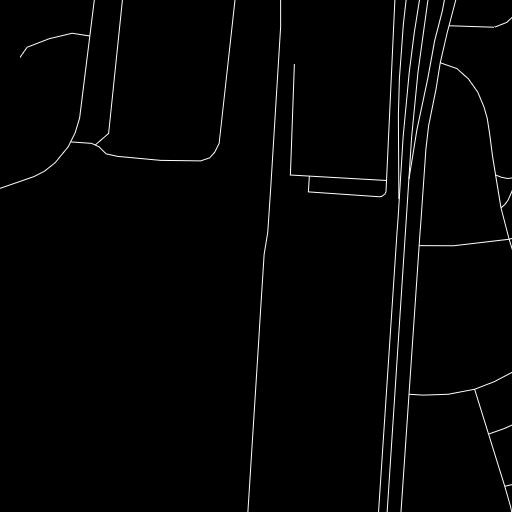
#> input picture roads/7779_12540.jpg, 512 x 512 px
$ python -i tile_processor.py   (imports and definitions only)
#> lines starting #> are read from the running program, lines starting #| are printed output that depends on the picture
#> further down, picture is the input picture: shape (512, 512, 3); min 0, max 253, mean 4.3
import os
import cv2
import numpy as np
import uuid as uuid_lib
from skimage.morphology import skeletonize
from skimage.measure import label
from scipy.ndimage import center_of_mass

class Node:
	# [5 lines left out: function __init__, not called in this run]

	def __repr__(self):
		return 'Node {}:\n\t{}\n'.format(self.id[-5:], [x[-5:] for x in self.connected])

class Graph:
	def __init__(self, tile_id=None, pos_offset=None, filename=None, boundary_graph=None, boundaries=None):
		self.boundary_graph = {}
		self.boundaries = {'north':[], 'south':[], 'east':[], 'west':[]}
		self.node_image = None
		self.pos_offset = pos_offset

		if filename != None:
			# Load and binarize image
			original = cv2.imread(filename, cv2.IMREAD_GRAYSCALE)
			_, original = cv2.threshold(original, 30, 1, cv2.THRESH_BINARY)
			# Retrieve intersections and endpoints
			nodes = self.get_nodes(original)
			# Generate graphs from node information
			self.generate_boundary_graph(nodes, original, tile_id)
		else:
			if boundary_graph:
				self.boundary_graph = boundary_graph
			if boundaries:
				self.boundaries = boundaries

	def isolate_nodes(self, skeleton):
		skeleton[skeleton > 0] = 1
		skeleton = skeleton.astype(np.uint8)

		# Set every pixel to be 10 + number of neighbors
		kernel = np.uint8([[1, 1, 1], [1, 10, 1], [1, 1, 1]])
		filtered = cv2.filter2D(skeleton, -1, kernel, borderType=cv2.BORDER_CONSTANT)

		# Remove pixels in the middle of a line (have 2 neighbors)
		out = np.zeros(skeleton.shape, dtype=np.uint8)
		out[ (filtered == 11) | (filtered > 12) ] = 1

		return out

	def get_nodes(self, img):
		# Reduce thickness of lines to 1 pixel
		skeleton = skeletonize(img)
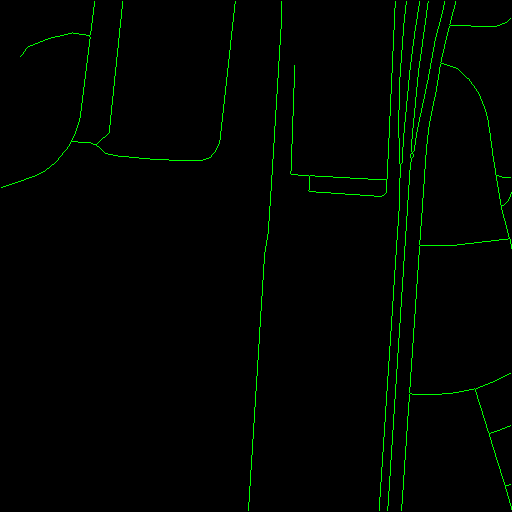
#> skeleton: shape (512, 512, 3) bool; mean B, G, R 0, 0.016, 0
		# Retrieve image of only endpoints and intersections
		raw_nodes = self.isolate_nodes(skeleton)
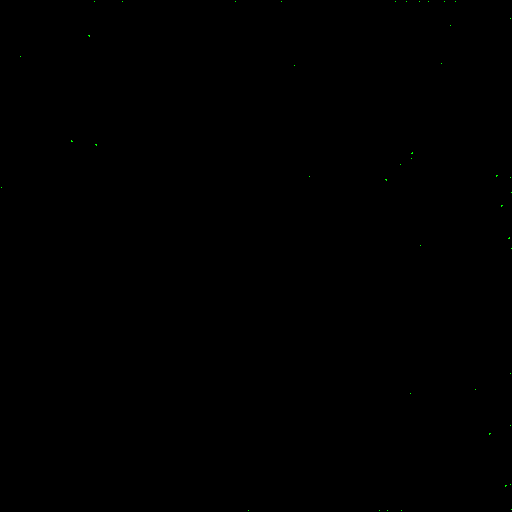
#> raw_nodes: shape (512, 512, 3); mean B, G, R 0, 0.00024, 0; drawn with 1 as white
		# Get the top left corner of every node cluster
		labeled_nodes, node_count = label(raw_nodes, return_num=True)
#> node_count = 43
		nodes = [
			tuple(np.argwhere(labeled_nodes == val)[0])
			for val in range(1, node_count + 1)
		]
#> nodes = 43 items, first 6: (1, 94, 1), (1, 122, 1), (1, 235, 1), (1, 281, 1), (1, 395, 1), (1, 406, 1)
		return nodes

	# [50 lines left out: functions generate_boundary_graph, __repr__, not called in this run]

>>> import cv2
>>> picture = cv2.imread('roads/7779_12540.jpg')
>>> result = Graph().get_nodes(picture)
#> result has the same summary as nodes in get_nodes

$ run again, on roads/7780_12534.jpg
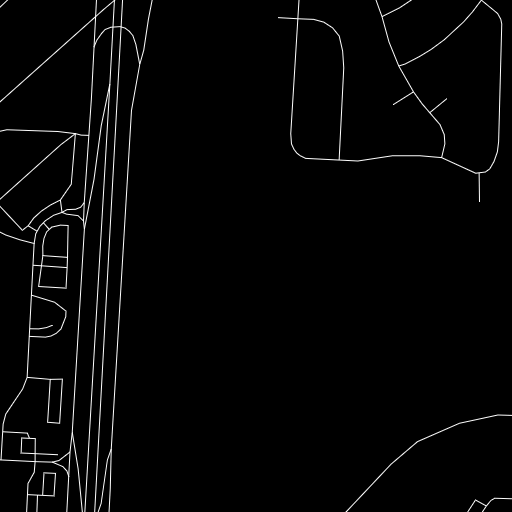
#> input picture roads/7780_12534.jpg, 512 x 512 px
#> picture is the input picture: shape (512, 512, 3); min 0, max 253, mean 5.4
#> in get_nodes, `skeleton = skeletonize(img)`:
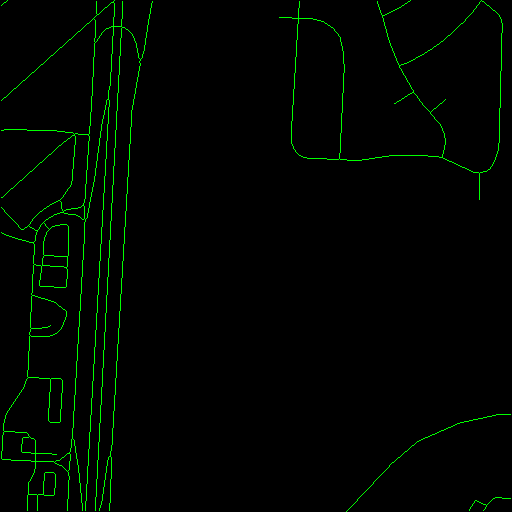
#> skeleton: shape (512, 512, 3) bool; mean B, G, R 0, 0.0195, 0
#> node_count = 82
#> nodes = 82 items, first 6: (0, 7, 1), (0, 114, 1), (0, 410, 1), (1, 96, 1), (1, 122, 1), (1, 152, 1)
#> result has the same summary as nodes in get_nodes

$ run again, on roads/7780_12542.jpg
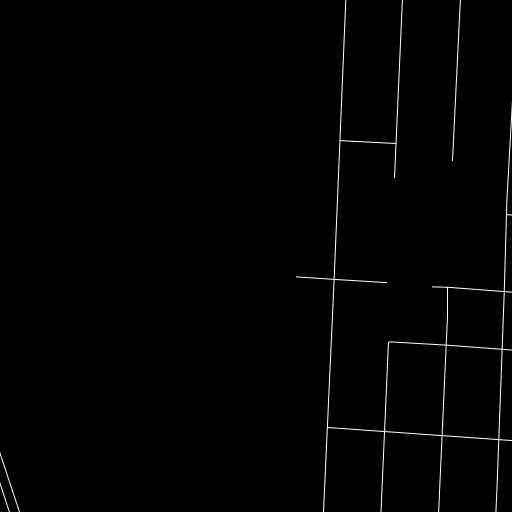
#> input picture roads/7780_12542.jpg, 512 x 512 px
#> picture is the input picture: shape (512, 512, 3); min 0, max 254, mean 2.2
#> in get_nodes, `skeleton = skeletonize(img)`:
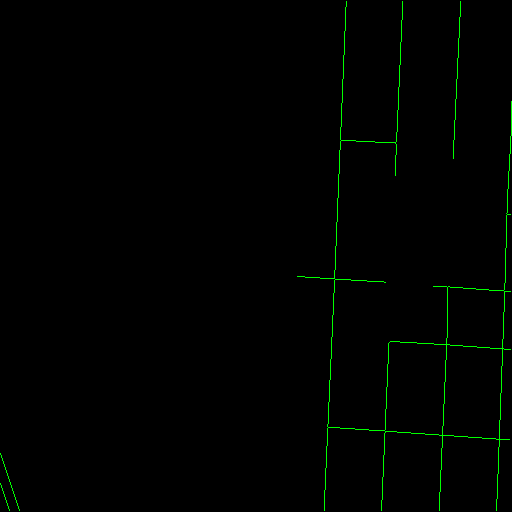
#> skeleton: shape (512, 512, 3) bool; mean B, G, R 0, 0.00857, 0
#> node_count = 33
#> nodes = 33 items, first 6: (1, 346, 1), (1, 402, 1), (1, 460, 1), (101, 511, 1), (140, 341, 1), (142, 394, 1)
#> result has the same summary as nodes in get_nodes

$ run again, on roads/7781_12531.jpg
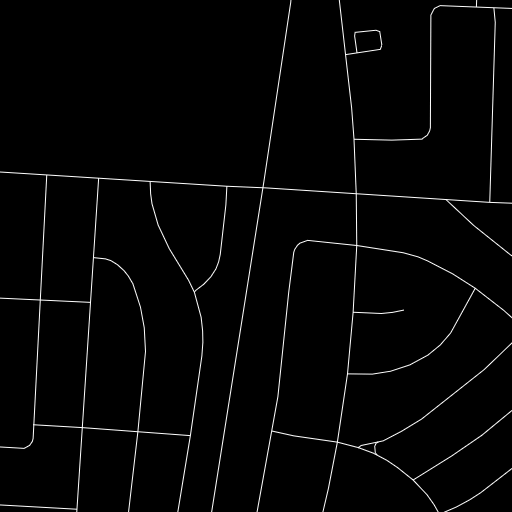
#> input picture roads/7781_12531.jpg, 512 x 512 px
#> picture is the input picture: shape (512, 512, 3); min 0, max 253, mean 5.1
#> in get_nodes, `skeleton = skeletonize(img)`:
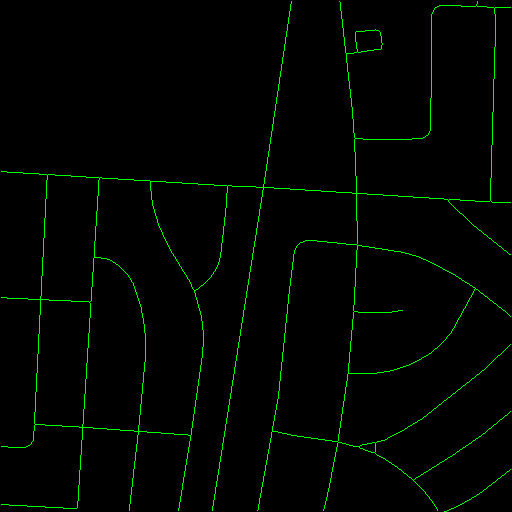
#> skeleton: shape (512, 512, 3) bool; mean B, G, R 0, 0.0189, 0
#> node_count = 53
#> nodes = 53 items, first 6: (1, 291, 1), (1, 339, 1), (1, 477, 1), (5, 476, 1), (7, 510, 1), (8, 494, 1)
#> result has the same summary as nodes in get_nodes
